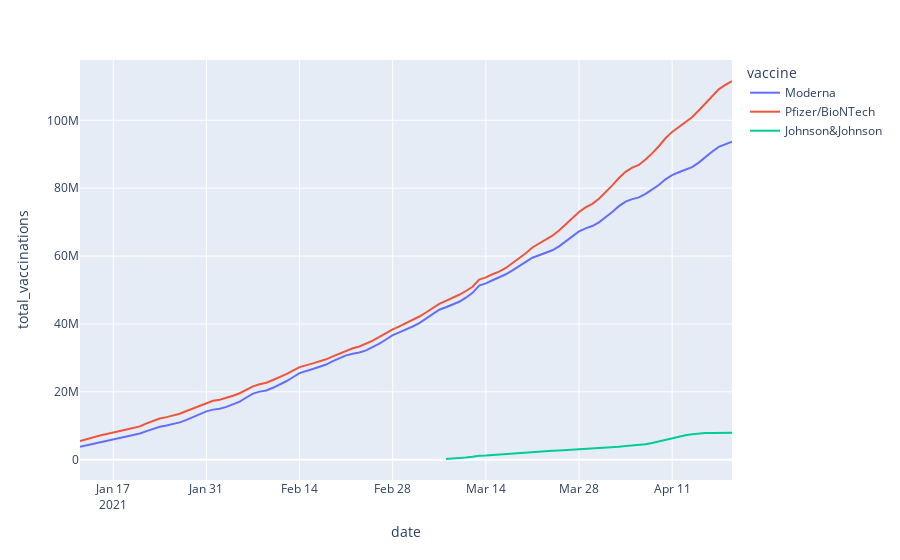

The notebook cell saved with this chart:
### Code cell
fig = px.line(vac_USA,x = 'date', y = 'total_vaccinations', color = 'vaccine' )
fig.show()
